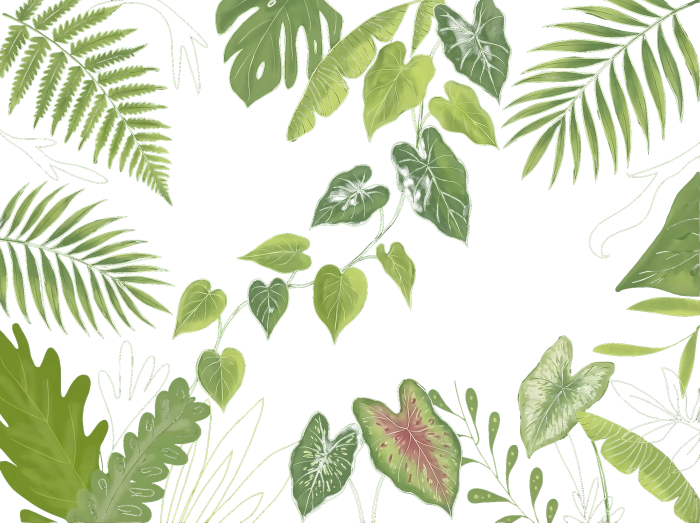
#> input picture src/assets/fondo.webp, 1400 x 1045 px, given in place of fondo.jpeg, which was not available (shown at 1/2 size)
$ python process_fondo_chromakey.py
#> lines starting #> are read from the running program, lines starting #| are printed output that depends on the picture; after the words box and inside, x2 and y2 are one past the last pixel; in counts of white or black regions, pixels touching at a corner belong together; pictures that were not available may be replaced by others from this repository, and a replacement may not be noted
"""
process_fondo_chromakey.py
Elimina el fondo verde oscuro sólido y deja las hojas con transparencia.
"""
from pathlib import Path
from PIL import Image
import numpy as np

INPUT  = Path("/Users/luisalbertosandovalramos/Downloads/fondo.jpeg")
OUTPUT = Path("src/assets/fondo.webp")

def hex_to_rgb(h: str):
    h = h.lstrip("#")
    return tuple(int(h[i:i+2], 16) for i in (0, 2, 4))

# Color del fondo a eliminar (verde oscuro dominante)
BG_COLOR = np.array([38, 80, 34], dtype=np.float32)   # aprox #265022
TOLERANCE = 52   # mayor = más agresivo

def main():
    print(f"▶ Cargando: {INPUT}")
    img = Image.open(INPUT).convert("RGBA")
#> img is the input picture: PIL image 1400x1045 RGBA; mean R, G, B, A 90.5, 101.9, 69.2, 99.7
    data = np.array(img, dtype=np.float32)

    rgb   = data[:, :, :3]
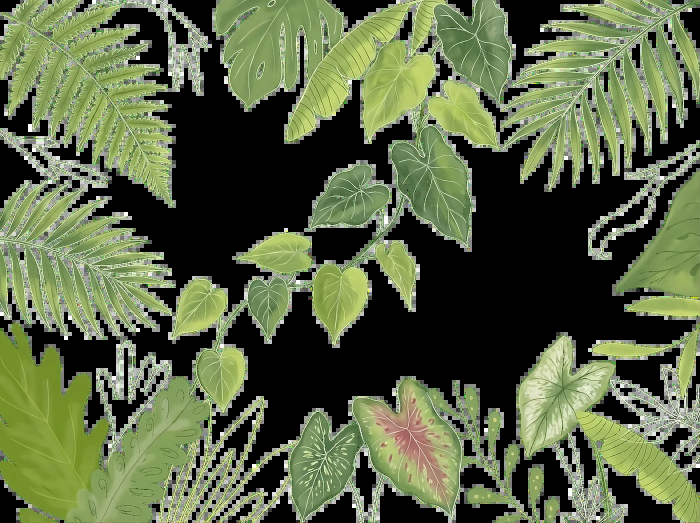
#> rgb: shape (1045, 1400, 3) float32 (shown at 1/2 size); mean R, G, B 90.4, 101.9, 69.2
    alpha = data[:, :, 3]
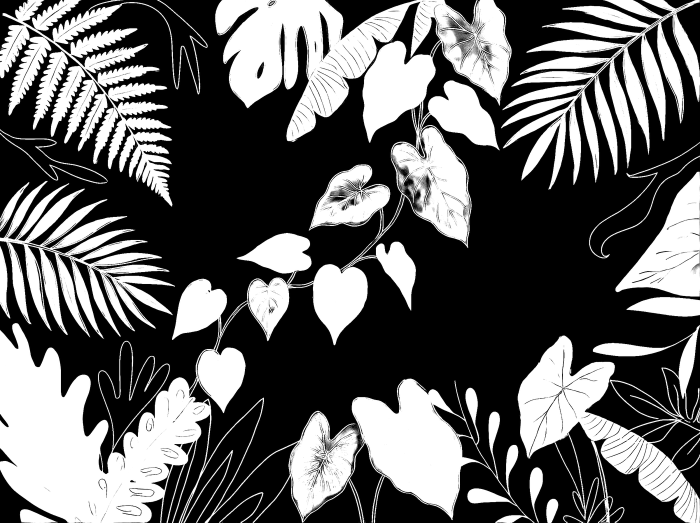
#> alpha: shape (1045, 1400) float32 (shown at 1/2 size); min 0, max 255, mean 99.7

    # Distancia euclidiana de cada píxel al color de fondo
    diff = np.linalg.norm(rgb - BG_COLOR, axis=2)
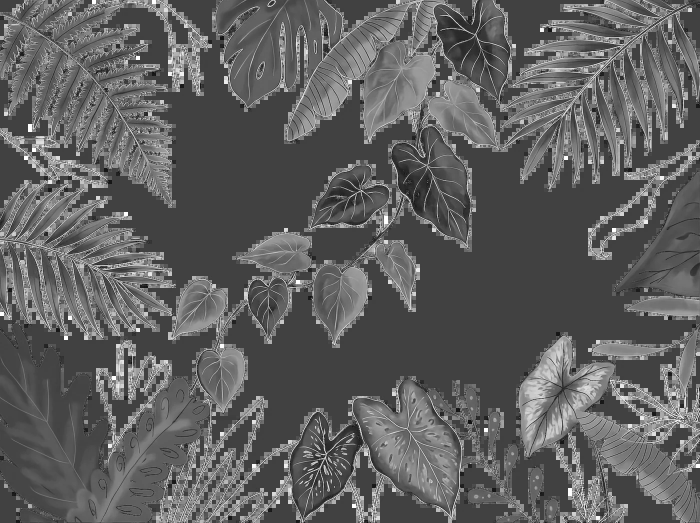
#> diff: shape (1045, 1400) float32 (shown at 1/2 size); min 5.39, max 355.7, mean 136.9; drawn with min black and max white

    # Máscara: píxeles cercanos al fondo → transparentes
    mask_bg  = diff < TOLERANCE
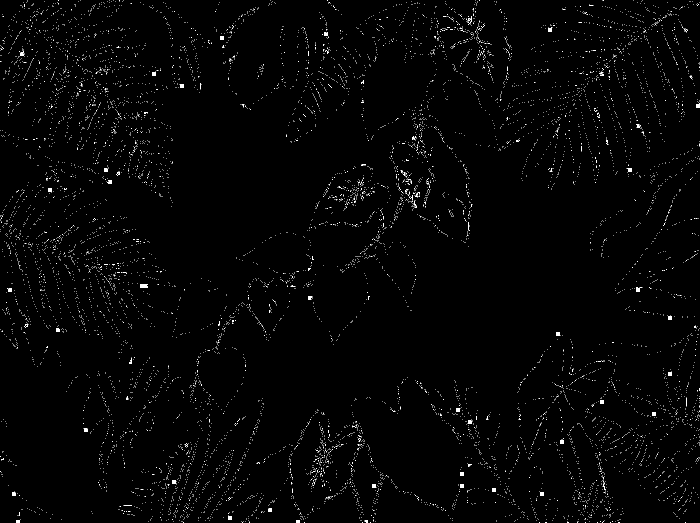
#> mask_bg: shape (1045, 1400) bool (shown at 1/2 size); 1.1% white in thin lines or dots
    # Zona de transición suave (anti-alias)
    mask_soft = (diff >= TOLERANCE) & (diff < TOLERANCE + 30)
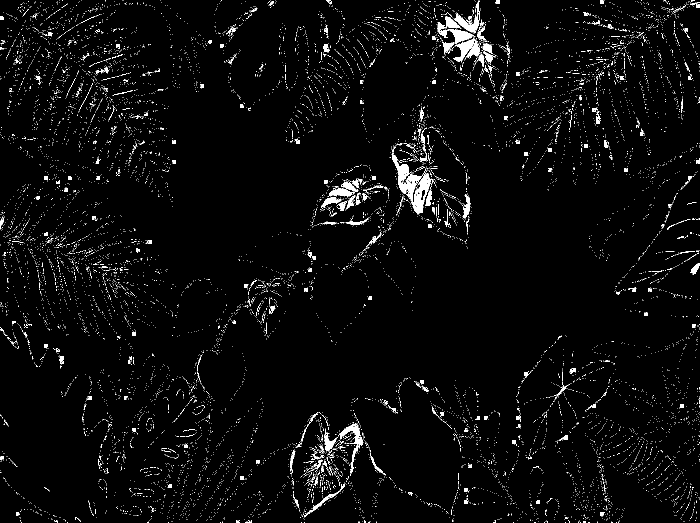
#> mask_soft: shape (1045, 1400) bool (shown at 1/2 size); 3% white; 11767 white regions (11530 under 20 px), largest, box (x1, y1, x2, y2) and area: (783, 306, 863, 430) 3053, (875, 44, 948, 88) 1027, (679, 847, 727, 947) 995

    alpha[mask_bg] = 0
    # Degradado suave en bordes
    alpha[mask_soft] = ((diff[mask_soft] - TOLERANCE) / 30 * 255).clip(0, 255)
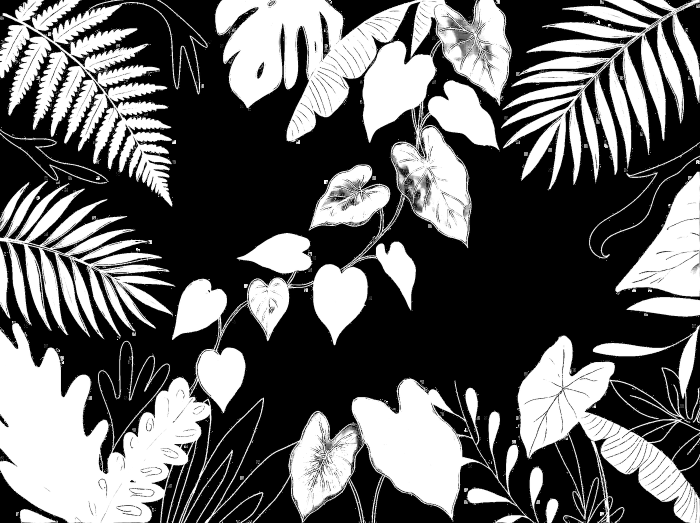
#> alpha: shape (1045, 1400) float32 (shown at 1/2 size); min 0, max 255, mean 101

    data[:, :, 3] = alpha
    result = Image.fromarray(data.astype(np.uint8), "RGBA")

    # Escalar (máx 1400px)
    max_w = 1400
    if result.width > max_w:
        ratio = max_w / result.width
        result = result.resize((max_w, int(result.height * ratio)), Image.LANCZOS)

    OUTPUT.parent.mkdir(parents=True, exist_ok=True)
    result.save(OUTPUT, "webp", quality=88, method=6)
#> (the run stopped early here; a loop or call above may not have finished)
